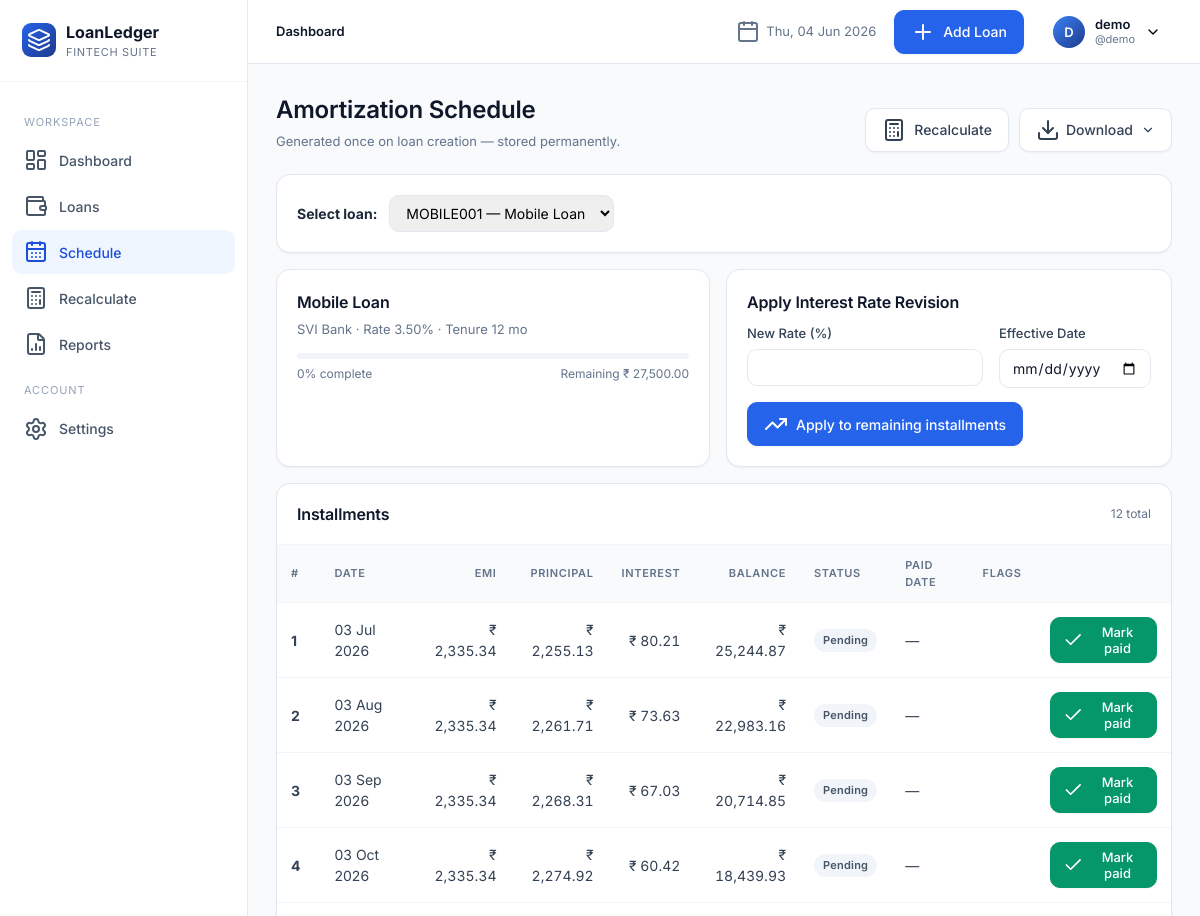
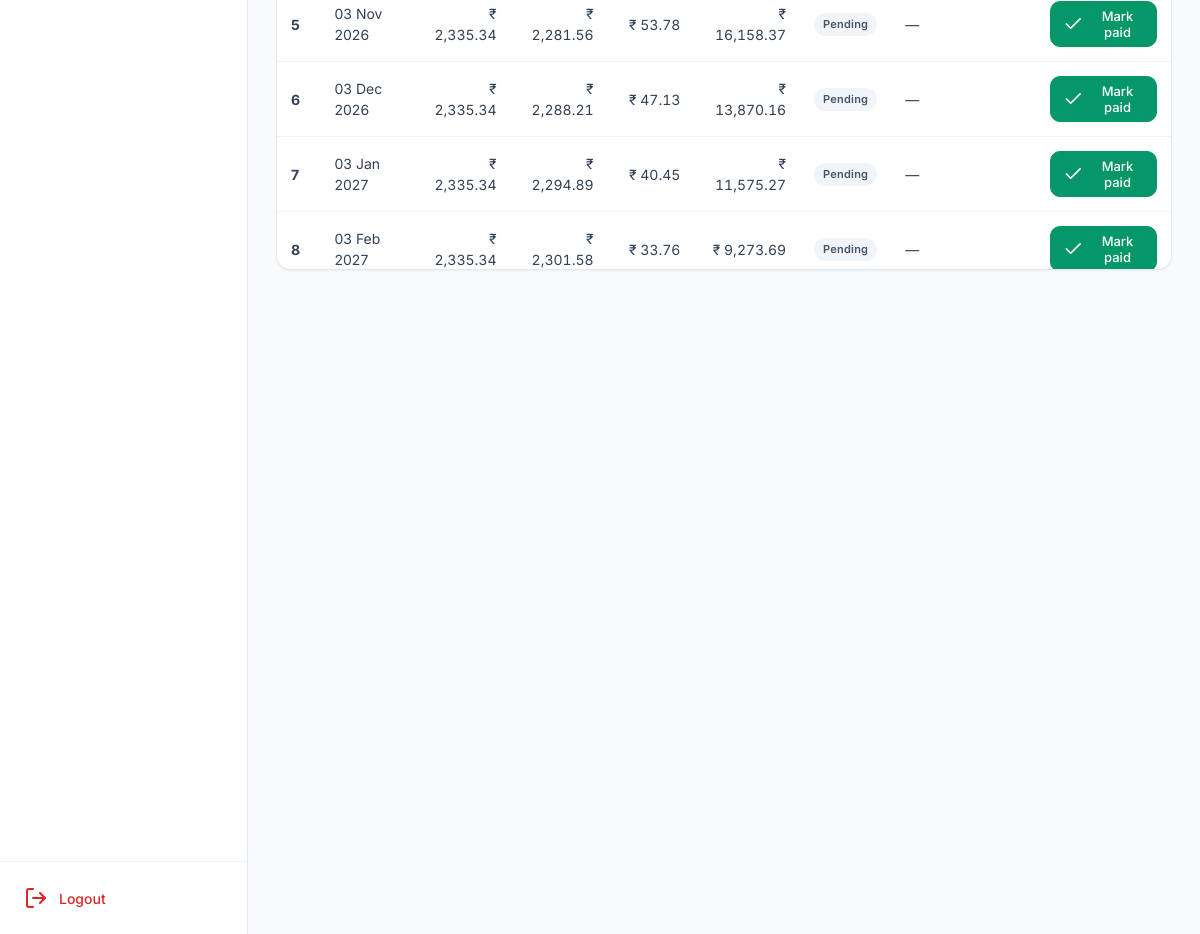
The page /schedule/ (signed in) on the database its author committed (2 pictures, top to bottom).
### app/models.py (models this page shows, shortened)
class User(UserMixin, db.Model):
    __tablename__ = "users"
    id = db.Column(db.Integer, primary_key=True)
    full_name = db.Column(db.String(120), nullable=False)
    username = db.Column(db.String(64), unique=True, nullable=False, index=True)
    email = db.Column(db.String(160), unique=True, nullable=False, index=True)
    password_hash = db.Column(db.String(256), nullable=False)
    preferred_currency = db.Column(db.String(8), default="INR")
    preferred_date_format = db.Column(db.String(20), default="%d %b %Y")
    created_at = db.Column(db.DateTime, default=datetime.utcnow)
    loans = db.relationship("Loan", backref="owner", lazy="dynamic", cascade="all, delete-orphan")

class Loan(db.Model):
    __tablename__ = "loans"
    id = db.Column(db.Integer, primary_key=True)
    user_id = db.Column(db.Integer, db.ForeignKey("users.id"), nullable=False, index=True)
    loan_id = db.Column(db.String(40), nullable=False, index=True)  # manual unique per user
    loan_name = db.Column(db.String(120), nullable=False)
    loan_category = db.Column(db.String(50), nullable=False, default="Personal")
    bank_name = db.Column(db.String(120), nullable=False)
    loan_amount = db.Column(db.Float, nullable=False)
    interest_rate = db.Column(db.Float, nullable=False)  # annual %
    down_payment = db.Column(db.Float, default=0)
    custom_emi = db.Column(db.Float, nullable=True)
    start_date = db.Column(db.Date, nullable=False)
    tenure_months = db.Column(db.Integer, nullable=False)
    loan_status = db.Column(db.String(20), default="Active", index=True)
    remaining_balance = db.Column(db.Float, default=0)
    completion_percentage = db.Column(db.Float, default=0)
    is_archived = db.Column(db.Boolean, default=False, index=True)
    balloon_date = db.Column(db.Date, nullable=True)
    balloon_amount = db.Column(db.Float, nullable=True)
    notes = db.Column(db.Text)
    closed_at = db.Column(db.DateTime, nullable=True)
    final_amount = db.Column(db.Float, nullable=True)
    closure_notes = db.Column(db.Text, nullable=True)
    created_at = db.Column(db.DateTime, default=datetime.utcnow)
    updated_at = db.Column(db.DateTime, default=datetime.utcnow, onupdate=datetime.utcnow)
    schedules = db.relationship("Schedule", backref="loan", lazy="dynamic",
                                cascade="all, delete-orphan", order_by="Schedule.month_index")
    __table_args__ = (db.UniqueConstraint("user_id", "loan_id", name="uq_user_loanid"),)

class Schedule(db.Model):
    __tablename__ = "schedules"
    id = db.Column(db.Integer, primary_key=True)
    loan_id = db.Column(db.Integer, db.ForeignKey("loans.id"), nullable=False, index=True)
    month_index = db.Column(db.Integer, nullable=False)
    payment_date = db.Column(db.Date, nullable=False)
    emi = db.Column(db.Float, nullable=False)
    principal = db.Column(db.Float, nullable=False)
    interest = db.Column(db.Float, nullable=False)
    remaining_balance = db.Column(db.Float, nullable=False)
    payment_status = db.Column(db.String(20), default="Pending")  # Pending / Paid / Overdue
    paid_date = db.Column(db.Date, nullable=True)
    notes = db.Column(db.String(255))
    is_balloon = db.Column(db.Boolean, default=False)
    is_revised = db.Column(db.Boolean, default=False)

### app/blueprints/schedule.py (the view)
@schedule_bp.route("/")
@login_required
def index():
    loans = current_user.loans.filter_by(is_archived=False).order_by(Loan.created_at.desc()).all()
    selected_id = request.args.get("loan_pk", type=int)
    loan = _get_loan(selected_id) if selected_id else (loans[0] if loans else None)
    revision_form = InterestRevisionForm()
    return render_template("schedule/index.html", loans=loans, loan=loan, revision_form=revision_form)

### app/forms.py
class InterestRevisionForm(FlaskForm):
    new_rate = FloatField("New Interest Rate (%)", validators=[InputRequired(), NumberRange(min=0, max=100)])
    effective_date = DateField("Effective Date", validators=[DataRequired()])
    submit = SubmitField("Apply Revision")

### app/utils.py (called while the page is built)
def format_date(d, fmt=None):
    if not d:
        return "-"
    if fmt is None and current_user and current_user.is_authenticated:
        fmt = current_user.preferred_date_format or "%d %b %Y"
    fmt = fmt or "%d %b %Y"
    try:
        return d.strftime(fmt)
    except Exception:
        return str(d)

### app/templates/schedule/index.html (shortened to what this page needs)
{% extends "base.html" %}
{% block content %}
<div class="page-header">
  <div class="title-block">
    <h1>Amortization Schedule</h1>
    <div class="sub">Generated once on loan creation — stored permanently.</div>
  </div>
  <div class="actions">
    {% if loan %}
      <a href="{{ url_for('recalc.index', loan_pk=loan.id) }}" class="btn secondary">
        <i data-lucide="calculator"></i> Recalculate
      </a>
      <div style="display:inline-block;position:relative">
        <button class="btn secondary" id="csvPdfBtn" type="button" style="gap:6px">
          <i data-lucide="download"></i> Download <i data-lucide="chevron-down" style="width:14px;height:14px;margin-left:2px"></i>
        </button>
      </div>
    {% endif %}
  </div>
</div>
{% if not loans %}
  <div class="card pad empty">
    <i data-lucide="calendar-x"></i>
    <h3>No loans yet</h3>
    <p>Create a loan to view its schedule.</p>
  </div>
{% else %}
  <div class="card" style="margin-bottom:16px">
    <div class="card-body" style="display:flex;align-items:center;gap:12px;flex-wrap:wrap">
      <strong>Select loan:</strong>
      <select onchange="location.href=this.value"
        style="padding:8px 12px;border:1px solid var(--slate-200);border-radius:10px">
        {% for l in loans %}
          <option value="{{ url_for('schedule.view', loan_pk=l.id) }}"
            {% if loan and l.id == loan.id %}selected{% endif %}>
            {{ l.loan_id }} — {{ l.loan_name }}
          </option>
        {% endfor %}
      </select>
    </div>
  </div>
  {% if loan %}
    <div class="grid grid-2" style="margin-bottom:16px">
      <div class="card pad">
        <h3 style="margin-bottom:6px">{{ loan.loan_name }}</h3>
        <div style="color:var(--slate-500);font-size:13px">
          {{ loan.bank_name }} · Rate {{ '%.2f'|format(loan.interest_rate) }}%
          · Tenure {{ loan.tenure_months }} mo
        </div>
        <div style="margin-top:14px">
          <div class="progress">
          </div>
          <div style="display:flex;justify-content:space-between;font-size:12px;color:var(--slate-500);margin-top:6px">
            <span>{{ '%.0f'|format(loan.completion_percentage) }}% complete</span>
            <span>Remaining {{ loan.remaining_balance|money }}</span>
          </div>
        </div>
      </div>
      <div class="card pad">
        <h3 style="margin-bottom:10px">Apply Interest Rate Revision</h3>
        <form method="post" action="{{ url_for('schedule.revise_interest', loan_pk=loan.id) }}">
          <div class="form-grid">
            <div class="form-row">
              <label>New Rate (%)</label>
              {{ revision_form.new_rate() }}
            </div>
            <div class="form-row">
              <label>Effective Date</label>
              {{ revision_form.effective_date() }}
            </div>
          </div>
          <button class="btn">
            <i data-lucide="trending-up"></i>
            Apply to remaining installments
          </button>
        </form>
      </div>
    </div>
    <div class="card">
      <div class="card-header">
        <h3>Installments</h3>
        <span style="font-size:12px;color:var(--slate-500)">
          {{ loan.schedules.count() }} total
        </span>
      </div>
      <div class="table-wrap" style="max-height:640px;overflow-y:auto">
        <table class="tbl">
          <thead>
            <tr>
              <th>#</th>
              <th>Date</th>
              <th class="num">EMI</th>
              <th class="num">Principal</th>
              <th class="num">Interest</th>
              <th class="num">Balance</th>
              <th>Status</th>
              <th>Paid Date</th>
              <th>Flags</th>
              <th></th>
            </tr>
          </thead>
          <tbody>
            {% for s in loan.schedules %}
            <tr>
              <td><strong>{{ s.month_index }}</strong></td>
              <td>{{ s.payment_date|fdate }}</td>
              <td class="num">{{ s.emi|money }}</td>
              <td class="num">{{ s.principal|money }}</td>
              <td class="num">{{ s.interest|money }}</td>
              <td class="num">{{ s.remaining_balance|money }}</td>
              <td data-status>
                <span class="badge {{ s.payment_status }}">{{ s.payment_status }}</span>
              </td>
              <td>
                {{ s.paid_date|fdate if s.paid_date else '—' }}
              </td>
              <td>
              </td>
              <td>
                {% if s.payment_status == 'Paid' %}
                  <form method="post"
                        action="{{ url_for('schedule.undo_paid', loan_pk=loan.id, schedule_id=s.id) }}"
                        data-ajax="payment"
                        data-schedule-id="{{ s.id }}"
                        data-kind="undo"
                        style="display:inline">
                    <input type="hidden" name="csrf_token" value="{{ csrf_token() }}">
                    <button class="btn ghost sm">
                      <i data-lucide="rotate-ccw"></i>
                    </button>
                  </form>
                {% else %}
                  <form method="post"
                        action="{{ url_for('schedule.mark_paid', loan_pk=loan.id, schedule_id=s.id) }}"
                        data-ajax="payment"
                        data-schedule-id="{{ s.id }}"
                        data-kind="paid"
                        style="display:inline">
                    <button class="btn success sm">
                      <i data-lucide="check"></i> Mark paid
                    </button>
                  </form>
                {% endif %}
              </td>
            </tr>
            {% endfor %}
          </tbody>
        </table>
      </div>
    </div>
  {% endif %}
{% endif %}
{% endblock %}

### app/templates/base.html (shortened to what this page needs)
<!doctype html>
<html lang="en">
<head>
  <link rel="stylesheet" href="{{ url_for('static', filename='css/styles.css') }}">
</head>
<body>
{% if current_user.is_authenticated %}
<div class="app">
  {% include "_sidebar.html" %}
  <div class="main">
    {% include "_topnav.html" %}
    <main class="content">
      {% block content %}{% endblock %}
    </main>
  </div>
</div>
{% else %}
  {% block auth_content %}{% endblock %}
{% endif %}
</body>
</html>

### app/templates/_sidebar.html
{% set ep = request.endpoint or '' %}
<aside class="sidebar">
  <div class="brand">
    <div class="brand-mark"><i data-lucide="layers"></i></div>
    <div>
      <div class="brand-name">LoanLedger</div>
      <div class="brand-sub">Fintech Suite</div>
    </div>
  </div>
  <nav>
    <div class="group-label">Workspace</div>
    <a href="{{ url_for('dashboard.index') }}" class="{{ 'active' if ep.startswith('dashboard.') else '' }}"><i data-lucide="layout-dashboard"></i> Dashboard</a>
    <a href="{{ url_for('loans.list_loans') }}" class="{{ 'active' if ep.startswith('loans.') else '' }}"><i data-lucide="wallet"></i> Loans</a>
    <a href="{{ url_for('schedule.index') }}" class="{{ 'active' if ep.startswith('schedule.') else '' }}"><i data-lucide="calendar-days"></i> Schedule</a>
    <a href="{{ url_for('recalc.index') }}" class="{{ 'active' if ep.startswith('recalc.') else '' }}"><i data-lucide="calculator"></i> Recalculate</a>
    <a href="{{ url_for('reports.index') }}" class="{{ 'active' if ep.startswith('reports.') else '' }}"><i data-lucide="file-bar-chart-2"></i> Reports</a>
    <div class="group-label">Account</div>
    <a href="{{ url_for('settings.index') }}" class="{{ 'active' if ep.startswith('settings.') else '' }}"><i data-lucide="settings"></i> Settings</a>
  </nav>
  <div class="logout-area">
    <a href="{{ url_for('auth.logout') }}"><i data-lucide="log-out"></i> Logout</a>
  </div>
</aside>

### app/templates/_topnav.html (shortened to what this page needs)
<header class="topnav">
  <div class="crumbs">
    {% block crumbs %}<strong>Dashboard</strong>{% endblock %}
  </div>
  <div class="date"><i data-lucide="calendar"></i> {{ now.strftime('%a, %d %b %Y') }}</div>
  {% if request.endpoint and not request.endpoint.startswith('settings.') %}
    <a href="{{ url_for('loans.add') }}" class="btn"><i data-lucide="plus"></i> Add Loan</a>
  {% endif %}
  <div class="profile">
    <button class="profile-btn">
      <div class="avatar">{{ current_user.full_name[:1]|upper }}</div>
      <div style="text-align:left;line-height:1.2">
        <div style="font-weight:600;font-size:13px;color:var(--slate-900)">{{ current_user.full_name }}</div>
        <div style="font-size:11px;color:var(--slate-500)">@{{ current_user.username }}</div>
      </div>
      <i data-lucide="chevron-down" style="width:16px;height:16px"></i>
    </button>
  </div>
</header>

### rows shown on the page
User: full_name "D", full_name "demo", username "demo"
Loan: loan_name "Mobile Loan", bank_name "SVI Bank", interest_rate "3.50", tenure_months "12", completion_percentage "0", remaining_balance "₹ 27,500.00"
Schedule: month_index "1", payment_date|fdate "03 Jul 2026", emi "₹ 2,335.34", principal "₹ 2,255.13", interest "₹ 80.21", remaining_balance "₹ 25,244.87", payment_status "Pending", paid_date|fdate "—"
Schedule: month_index "2", payment_date|fdate "03 Aug 2026", emi "₹ 2,335.34", principal "₹ 2,261.71", interest "₹ 73.63", remaining_balance "₹ 22,983.16", payment_status "Pending", paid_date|fdate "—"
Schedule: month_index "3", payment_date|fdate "03 Sep 2026", emi "₹ 2,335.34", principal "₹ 2,268.31", interest "₹ 67.03", remaining_balance "₹ 20,714.85", payment_status "Pending", paid_date|fdate "—"
Schedule: month_index "4", payment_date|fdate "03 Oct 2026", emi "₹ 2,335.34", principal "₹ 2,274.92", interest "₹ 60.42", remaining_balance "₹ 18,439.93", payment_status "Pending", paid_date|fdate "—"
Schedule: month_index "5", payment_date|fdate "03 Nov 2026", emi "₹ 2,335.34", principal "₹ 2,281.56", interest "₹ 53.78", remaining_balance "₹ 16,158.37", payment_status "Pending", paid_date|fdate "—"
Schedule: month_index "6", payment_date|fdate "03 Dec 2026", emi "₹ 2,335.34", principal "₹ 2,288.21", interest "₹ 47.13", remaining_balance "₹ 13,870.16", payment_status "Pending", paid_date|fdate "—"
Schedule: month_index "7", payment_date|fdate "03 Jan 2027", emi "₹ 2,335.34", principal "₹ 2,294.89", interest "₹ 40.45", remaining_balance "₹ 11,575.27", payment_status "Pending", paid_date|fdate "—"
Schedule: month_index "8", payment_date|fdate "03 Feb 2027", emi "₹ 2,335.34", principal "₹ 2,301.58", interest "₹ 33.76", remaining_balance "₹ 9,273.69", payment_status "Pending", paid_date|fdate "—"

### other values the page prints
{{ loan.schedules.count() }} "12"
form field value "MOBILE001 — Mobile Loan"
